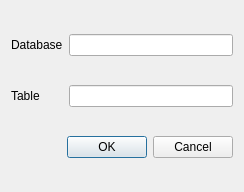
<?xml version="1.0" encoding="UTF-8"?>
<ui version="4.0">
 <class>CXNSetup</class>
 <widget class="QWidget" name="CXNSetup">
  <property name="geometry">
   <rect>
    <x>0</x>
    <y>0</y>
    <width>244</width>
    <height>192</height>
   </rect>
  </property>
  <property name="windowTitle">
   <string>Add Connection</string>
  </property>
  <property name="windowIcon">
   <iconset resource="../resources/resource.qrc">
    <normaloff>:/view-refresh</normaloff>:/view-refresh</iconset>
  </property>
  <layout class="QGridLayout" name="gridLayout">
   <item row="0" column="1">
    <widget class="QLineEdit" name="txt_database"/>
   </item>
   <item row="1" column="0">
    <widget class="QLabel" name="label">
     <property name="text">
      <string>Table</string>
     </property>
    </widget>
   </item>
   <item row="0" column="0">
    <widget class="QLabel" name="label_4">
     <property name="text">
      <string>Database</string>
     </property>
     <property name="buddy">
      <cstring>txt_database</cstring>
     </property>
    </widget>
   </item>
   <item row="2" column="0" colspan="2">
    <widget class="QDialogButtonBox" name="buttonBox">
     <property name="standardButtons">
      <set>QDialogButtonBox::Cancel|QDialogButtonBox::Ok</set>
     </property>
    </widget>
   </item>
   <item row="1" column="1">
    <widget class="QLineEdit" name="txt_table"/>
   </item>
  </layout>
 </widget>
 <tabstops>
  <tabstop>txt_database</tabstop>
  <tabstop>txt_table</tabstop>
  <tabstop>buttonBox</tabstop>
 </tabstops>
 <resources>
  <include location="../resources/resource.qrc"/>
 </resources>
 <connections>
  <connection>
   <sender>buttonBox</sender>
   <signal>accepted()</signal>
   <receiver>CXNSetup</receiver>
   <slot>accept()</slot>
   <hints>
    <hint type="sourcelabel">
     <x>87</x>
     <y>257</y>
    </hint>
    <hint type="destinationlabel">
     <x>406</x>
     <y>245</y>
    </hint>
   </hints>
  </connection>
  <connection>
   <sender>buttonBox</sender>
   <signal>rejected()</signal>
   <receiver>CXNSetup</receiver>
   <slot>reject()</slot>
   <hints>
    <hint type="sourcelabel">
     <x>179</x>
     <y>257</y>
    </hint>
    <hint type="destinationlabel">
     <x>406</x>
     <y>245</y>
    </hint>
   </hints>
  </connection>
 </connections>
 <slots>
  <signal>accepted()</signal>
  <slot>accept()</slot>
  <slot>reject()</slot>
  <slot>awesomefunction()</slot>
 </slots>
</ui>
